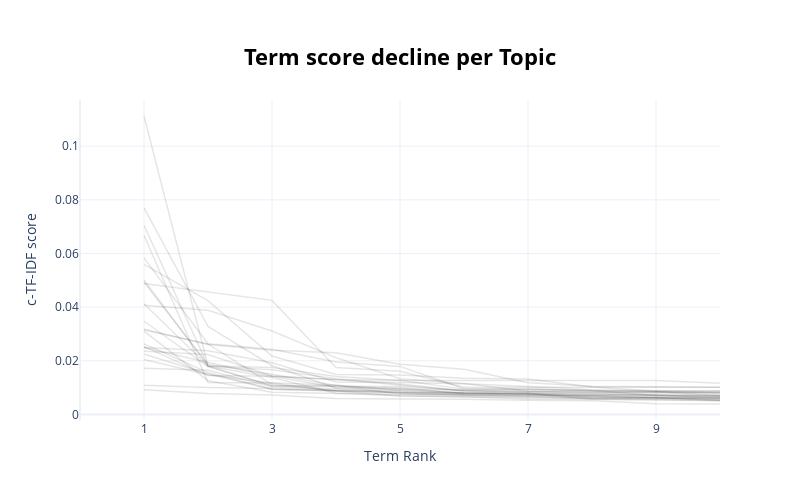

Source (notebook cell):
### Markdown cell above
## BERTopic Model Construction 1: based on Classed-based TF-IDF Transformer
Description: https://maartengr.github.io/BERTopic/api/ctfidf.html#bertopic.vectorizers._ctfidf.ClassTfidfTransformer

### Code cell
from transformers.pipelines import pipeline 

ctfidf_model = ClassTfidfTransformer(
    seed_words=["jss", "strategy","contract", "proposal","rate","badge","Fiverr","scam","recommendation","proposal"], 
    seed_multiplier=2
)
embedding_model = SentenceTransformer('all-MiniLM-L6-v2')

umap_model=UMAP(n_neighbors=10, n_components=10, min_dist=0, random_state=121)
topic_model = BERTopic(n_gram_range=(1,3),
                       ctfidf_model=ctfidf_model,
                       representation_model=MaximalMarginalRelevance(diversity=0.3),
                       embedding_model=embedding_model,
                       umap_model=umap_model,
                       #hdbscan_model = hdbscan_model,
                       min_topic_size=20,
                       calculate_probabilities=True)
topics, probs = topic_model.fit_transform(train_text)


# Explore and label the topics
print(topic_model.get_topic_info())
topic_model.visualize_term_rank()

### Figure 1 — Plotly figure (JSON) as saved in the notebook; plotly's stock layout.template omitted (floating-point values rounded to 4 significant figures)
{"data": [{"hovertext": "<b>Topic -1</b>:upwork_work_clients_job_proposal_c", "line": {"color": "black", "width": 1.5}, "mode": "lines+lines", "name": "", "opacity": 0.1, "type": "scatter", "x": [1, 2, 3, 4, 5, 6, 7, 8, 9, 10], "y": [0.009256, 0.007859, 0.007225, 0.005932, 0.005728, 0.0057, 0.005297, 0.00508, 0.003988, 0.003907]}, {"hovertext": "<b>Topic 0</b>:you_lol_it_thank you_congratulation", "line": {"color": "black", "width": 1.5}, "mode": "lines+lines", "name": "", "opacity": 0.1, "type": "scatter", "x": [1, 2, 3, 4, 5, 6, 7, 8, 9, 10], "y": [0.02496, 0.01934, 0.01423, 0.0129, 0.01275, 0.009453, 0.009453, 0.008848, 0.008752, 0.008189]}, {"hovertext": "<b>Topic 1</b>:upwork_freelancers_clients_business", "line": {"color": "black", "width": 1.5}, "mode": "lines+lines", "name": "", "opacity": 0.1, "type": "scatter", "x": [1, 2, 3, 4, 5, 6, 7, 8, 9, 10], "y": [0.01725, 0.0165, 0.01028, 0.009634, 0.008158, 0.008058, 0.007474, 0.006858, 0.006346, 0.005236]}, {"hovertext": "<b>Topic 2</b>:proposal_proposals_client_job_proje", "line": {"color": "black", "width": 1.5}, "mode": "lines+lines", "name": "", "opacity": 0.1, "type": "scatter", "x": [1, 2, 3, 4, 5, 6, 7, 8, 9, 10], "y": [0.0493, 0.01867, 0.01502, 0.01085, 0.007589, 0.007062, 0.006501, 0.006061, 0.006052, 0.005979]}, {"hovertext": "<b>Topic 3</b>:rate_clients_contract_start_bid_pro", "line": {"color": "black", "width": 1.5}, "mode": "lines+lines", "name": "", "opacity": 0.1, "type": "scatter", "x": [1, 2, 3, 4, 5, 6, 7, 8, 9, 10], "y": [0.02633, 0.01562, 0.009437, 0.008713, 0.006896, 0.006619, 0.006109, 0.005969, 0.005951, 0.00553]}, {"hovertext": "<b>Topic 4</b>:jss_feedback_review_private feedbac", "line": {"color": "black", "width": 1.5}, "mode": "lines+lines", "name": "", "opacity": 0.1, "type": "scatter", "x": [1, 2, 3, 4, 5, 6, 7, 8, 9, 10], "y": [0.07703, 0.0328, 0.01817, 0.009894, 0.009497, 0.009093, 0.009088, 0.008967, 0.008508, 0.006998]}, {"hovertext": "<b>Topic 5</b>:scam_upwork_scammers_contract_depos", "line": {"color": "black", "width": 1.5}, "mode": "lines+lines", "name": "", "opacity": 0.1, "type": "scatter", "x": [1, 2, 3, 4, 5, 6, 7, 8, 9, 10], "y": [0.06681, 0.01191, 0.01174, 0.01094, 0.008836, 0.007853, 0.00781, 0.006293, 0.006268, 0.006148]}, {"hovertext": "<b>Topic 6</b>:ai_they_content_jobs_writers_englis", "line": {"color": "black", "width": 1.5}, "mode": "lines+lines", "name": "", "opacity": 0.1, "type": "scatter", "x": [1, 2, 3, 4, 5, 6, 7, 8, 9, 10], "y": [0.05014, 0.01803, 0.01379, 0.007909, 0.006954, 0.006648, 0.005793, 0.005742, 0.005524, 0.005225]}, {"hovertext": "<b>Topic 7</b>:us_hire_rate_russia_freelancers_pay", "line": {"color": "black", "width": 1.5}, "mode": "lines+lines", "name": "", "opacity": 0.1, "type": "scatter", "x": [1, 2, 3, 4, 5, 6, 7, 8, 9, 10], "y": [0.02531, 0.01455, 0.01422, 0.01014, 0.009943, 0.007758, 0.007375, 0.006746, 0.006274, 0.006274]}, {"hovertext": "<b>Topic 8</b>:clients_client_strategy_get_niche_j", "line": {"color": "black", "width": 1.5}, "mode": "lines+lines", "name": "", "opacity": 0.1, "type": "scatter", "x": [1, 2, 3, 4, 5, 6, 7, 8, 9, 10], "y": [0.02049, 0.01477, 0.01169, 0.008661, 0.008154, 0.00782, 0.007814, 0.005686, 0.005496, 0.005148]}, {"hovertext": "<b>Topic 9</b>:year_upwork_make_income_living_maki", "line": {"color": "black", "width": 1.5}, "mode": "lines+lines", "name": "", "opacity": 0.1, "type": "scatter", "x": [1, 2, 3, 4, 5, 6, 7, 8, 9, 10], "y": [0.03153, 0.02627, 0.01117, 0.008799, 0.008038, 0.007155, 0.007022, 0.006834, 0.006513, 0.006511]}, {"hovertext": "<b>Topic 10</b>:freelancers_bid_rate_50 connects_c", "line": {"color": "black", "width": 1.5}, "mode": "lines+lines", "name": "", "opacity": 0.1, "type": "scatter", "x": [1, 2, 3, 4, 5, 6, 7, 8, 9, 10], "y": [0.01085, 0.01009, 0.009637, 0.009032, 0.009032, 0.008101, 0.007696, 0.007598, 0.007546, 0.007372]}, {"hovertext": "<b>Topic 11</b>:people_toxic_upwork_shill_reddit_o", "line": {"color": "black", "width": 1.5}, "mode": "lines+lines", "name": "", "opacity": 0.1, "type": "scatter", "x": [1, 2, 3, 4, 5, 6, 7, 8, 9, 10], "y": [0.02251, 0.01506, 0.009374, 0.008958, 0.008398, 0.007453, 0.006921, 0.006197, 0.006193, 0.00566]}, {"hovertext": "<b>Topic 12</b>:rate_hourly_fixed rate_fixed price", "line": {"color": "black", "width": 1.5}, "mode": "lines+lines", "name": "", "opacity": 0.1, "type": "scatter", "x": [1, 2, 3, 4, 5, 6, 7, 8, 9, 10], "y": [0.05592, 0.04241, 0.02181, 0.01494, 0.01468, 0.01348, 0.0132, 0.01023, 0.0087, 0.008658]}, {"hovertext": "<b>Topic 13</b>:badge_top rated_rated plus_top rat", "line": {"color": "black", "width": 1.5}, "mode": "lines+lines", "name": "", "opacity": 0.1, "type": "scatter", "x": [1, 2, 3, 4, 5, 6, 7, 8, 9, 10], "y": [0.03475, 0.01783, 0.01068, 0.01068, 0.009525, 0.008087, 0.007918, 0.007127, 0.007127, 0.00687]}, {"hovertext": "<b>Topic 14</b>:upwork_people_upwork community_ski", "line": {"color": "black", "width": 1.5}, "mode": "lines+lines", "name": "", "opacity": 0.1, "type": "scatter", "x": [1, 2, 3, 4, 5, 6, 7, 8, 9, 10], "y": [0.07054, 0.01809, 0.01066, 0.0106, 0.01047, 0.008924, 0.008435, 0.008278, 0.008278, 0.008278]}, {"hovertext": "<b>Topic 15</b>:arbitration_mediation_contract_esc", "line": {"color": "black", "width": 1.5}, "mode": "lines+lines", "name": "", "opacity": 0.1, "type": "scatter", "x": [1, 2, 3, 4, 5, 6, 7, 8, 9, 10], "y": [0.05837, 0.02635, 0.02428, 0.01955, 0.01793, 0.009597, 0.009509, 0.008942, 0.007094, 0.00693]}, {"hovertext": "<b>Topic 16</b>:niche_skills_assistant_experience_", "line": {"color": "black", "width": 1.5}, "mode": "lines+lines", "name": "", "opacity": 0.1, "type": "scatter", "x": [1, 2, 3, 4, 5, 6, 7, 8, 9, 10], "y": [0.02354, 0.02231, 0.01435, 0.01302, 0.01096, 0.008779, 0.00806, 0.007761, 0.007296, 0.006046]}, {"hovertext": "<b>Topic 17</b>:suspended_account suspended_accoun", "line": {"color": "black", "width": 1.5}, "mode": "lines+lines", "name": "", "opacity": 0.1, "type": "scatter", "x": [1, 2, 3, 4, 5, 6, 7, 8, 9, 10], "y": [0.03107, 0.01259, 0.008296, 0.007768, 0.007438, 0.007438, 0.00736, 0.007131, 0.007088, 0.006813]}, {"hovertext": "<b>Topic 18</b>:freelancer_manual time_payment pro", "line": {"color": "black", "width": 1.5}, "mode": "lines+lines", "name": "", "opacity": 0.1, "type": "scatter", "x": [1, 2, 3, 4, 5, 6, 7, 8, 9, 10], "y": [0.02498, 0.02377, 0.01931, 0.01209, 0.01188, 0.01149, 0.01039, 0.009252, 0.008862, 0.008862]}, {"hovertext": "<b>Topic 19</b>:payment_contract_milestone_client_", "line": {"color": "black", "width": 1.5}, "mode": "lines+lines", "name": "", "opacity": 0.1, "type": "scatter", "x": [1, 2, 3, 4, 5, 6, 7, 8, 9, 10], "y": [0.03178, 0.02612, 0.02392, 0.02299, 0.01868, 0.0169, 0.01185, 0.01052, 0.01038, 0.01019]}, {"hovertext": "<b>Topic 20</b>:invites_invited_invitations_propos", "line": {"color": "black", "width": 1.5}, "mode": "lines+lines", "name": "", "opacity": 0.1, "type": "scatter", "x": [1, 2, 3, 4, 5, 6, 7, 8, 9, 10], "y": [0.04127, 0.01802, 0.0167, 0.01332, 0.01132, 0.008844, 0.008545, 0.008545, 0.008483, 0.007804]}, {"hovertext": "<b>Topic 21</b>:letter_cover letter_cover letters_", "line": {"color": "black", "width": 1.5}, "mode": "lines+lines", "name": "", "opacity": 0.1, "type": "scatter", "x": [1, 2, 3, 4, 5, 6, 7, 8, 9, 10], "y": [0.04072, 0.03887, 0.0311, 0.0212, 0.01333, 0.01154, 0.008692, 0.008062, 0.008062, 0.008062]}, {"hovertext": "<b>Topic 22</b>:telegram_conversation platforms_te", "line": {"color": "black", "width": 1.5}, "mode": "lines+lines", "name": "", "opacity": 0.1, "type": "scatter", "x": [1, 2, 3, 4, 5, 6, 7, 8, 9, 10], "y": [0.1112, 0.01811, 0.0175, 0.01415, 0.01266, 0.01266, 0.01266, 0.01266, 0.01266, 0.01166]}, {"hovertext": "<b>Topic 23</b>:boosted_boosting_boost_proposal_fr", "line": {"color": "black", "width": 1.5}, "mode": "lines+lines", "name": "", "opacity": 0.1, "type": "scatter", "x": [1, 2, 3, 4, 5, 6, 7, 8, 9, 10], "y": [0.04883, 0.04557, 0.04253, 0.01752, 0.01612, 0.01016, 0.01016, 0.01016, 0.01016, 0.01016]}], "layout": {"height": 500, "hoverlabel": {"bgcolor": "white", "font": {"family": "Rockwell", "size": 16}}, "showlegend": false, "title": {"font": {"color": "Black", "size": 22}, "text": "<b>Term score decline per Topic</b>", "x": 0.5, "xanchor": "center", "y": 0.9, "yanchor": "top"}, "width": 800, "xaxis": {"dtick": 2, "range": [0, 10], "tick0": 1, "title": {"text": "Term Rank"}}, "yaxis": {"title": {"text": "c-TF-IDF score"}}}}
